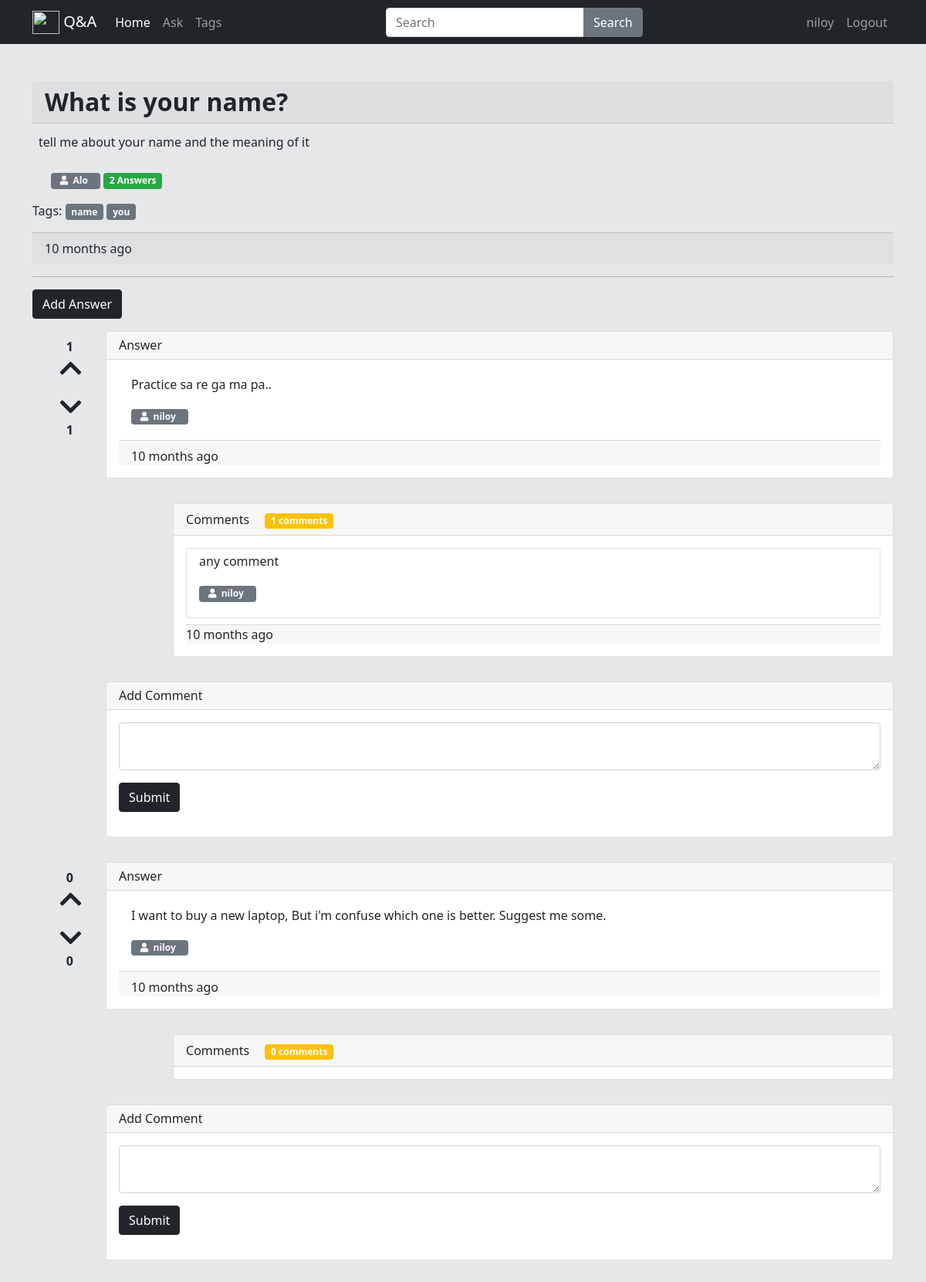
The page /detail/2 (signed in) on the database its author committed.
### athreg/models.py (models this page shows, shortened)
class Question(models.Model):
    user=models.ForeignKey(User,on_delete=models.CASCADE)
    q_title=models.CharField(max_length=300)
    detail=models.TextField()
    tags=models.TextField(default='')
    add_time=models.DateTimeField(auto_now_add=True)

class Answer(models.Model):
    question=models.ForeignKey(Question,on_delete=models.CASCADE)
    user=models.ForeignKey(User,on_delete=models.CASCADE)
    detail=models.TextField()
    add_time=models.DateTimeField(auto_now_add=True)

class Comment(models.Model):
    answer=models.ForeignKey(Answer,on_delete=models.CASCADE)
    user=models.ForeignKey(User,on_delete=models.CASCADE,related_name='comment_user')
    comment=models.TextField(default='')
    add_time=models.DateTimeField(auto_now_add=True)

### athreg/views.py (the view, shortened to what this page needs)
# urls.py: path('detail/<int:id>',views.detail,name='detail'),
@login_required(login_url='login')
def detail(request,id):
    quest=Question.objects.get(pk=id)
    tags=quest.tags.split(',')
    answers=Answer.objects.filter(question=quest).order_by('add_time')
    answerform=AnswerForm
    return render(request,'detail.html',{'quest':quest,
                                        'tags':tags,
                                        'answers':answers,
                                        'answerform':answerform
                                        })

### athreg/templates/detail.html (shortened to what this page needs)
{% extends 'base.html' %}
{% load static %}
{% load humanize %}
{% block content %}
  <div class="container-md">
    <h2 class="card-header my-top"><b>{{quest.q_title}}</b></h2>
    <p class="mt-1 p-2">{{quest.detail}}</p>
    <p>
        <span class="badge badge-secondary"><i class="fas fa-user ml-1"></i>&nbsp<a href="/otheruser/{{quest.user.username}}" class="mr-2 text-light"> {{quest.user.username}}</a></span>
        <span class="mr-2 badge badge-success">{{quest.answer_set.count}} Answers</span>
    </p>
    <p>
        Tags:
            {% for tag in tags %}
            <a href="/tag/{{tag|slugify}}"><span class="badge badge-secondary">{{tag}}</span></a>
            {% endfor %}
    </p>
    <p class="card-footer"><span class="me-4">{{quest.add_time|naturaltime}}</span></p>
    <hr>
    <div>
        <button type="button" class="btn btn-dark" onclick="show()">Add Answer</button>
    </div>
    {% for answer in answers %}
    <div class="row">
        <div class="col-1" >
            <div class="upvote mt-4" style="margin-left: 50%">
                <strong class="upvote-count-{{answer.id}}">&nbsp&nbsp{{answer.upvote_set.count}}</strong><br>
                <span class="text-dark">
                    <i  class="fa fa-chevron-up fa-2x  upvote-click" data-answer="{{answer.id}}"></i>
                </span>
            </div>
            <div class="downvote mt-3" style="margin-left: 50%">
                <span class="text-dark">
                    <i class="fa fa-chevron-down fa-2x downvote-click" data-answer="{{answer.id}}"></i>
                </span><br>
                <strong class="downvote-count-{{answer.id}}">&nbsp&nbsp{{answer.downvote_set.count}}</strong>
            </div>
        </div>
        <div class="col-11">
            <div class="card my-3 pb-0">
                <h6 class="card-header">Answer</h6>
                <div class="card-body pb-0">
                    <div class="card-body py-1 border-dark">
                        <p>
                            {{ answer.detail }}
                        </p>
                        <p>
                            <span class="badge badge-secondary"><i class="fas fa-user ml-1"></i>&nbsp<a href="/otheruser/{{answer.user.username}}" class="mr-2 text-light"> {{answer.user.username}}</a></span>
                        </p>
                    </div>
                    <p class="card-footer pb-0"><span>{{answer.add_time|naturaltime}}</span></p>
                </div>
            </div>
            <div class="row">
                <div class="col-1">
                </div>
                <div class="col-11 pb-0">
                    <div class="card my-3 pb-0">
                        <div class="card-header">Comments <span class="comment-count-{{answer.id}}"><span class="mr-2 badge badge-warning">{{answer.comment_set.count}} comments</span></span></div>
                        <div class="card-body pb-0">
                            <div class="comment-wrapper-{{answer.id}}">
                                {% for comment in answer.comment_set.all %}
                                <div class="card mb-2 pb-0">
                                    <div class="card-body py-1">
                                        <p>{{comment.comment}}</p>
                                        <p></p><span class="badge badge-secondary"><i class="fas fa-user ml-1"></i>&nbsp<a href="/otheruser/{{comment.user.username}}" class="mr-2 text-light"> {{comment.user.username}}</a></span>
                                    </div>
                                </div>
                                <p class="card-footer p-0"><span>{{comment.add_time|naturaltime}}</span></p>
                                {% endfor %}
                            </div>
                        </div>
                    </div>
                </div>
            </div>
            <div class="card my-3">
                <h6 class="card-header">Add Comment</h6>
                <div class="card-body">
                    <textarea class="form-control comment-text-{{answer.id}}"></textarea>
                    <button type="button" data-answer="{{answer.id}}" class="btn btn-dark my-3 save-comment">Submit</button>
                </div>
            </div>
        </div>
    </div>
    {% endfor %}
  </div>
{% endblock %}

### athreg/templates/base.html (shortened to what this page needs)
{% load static %}
{% load humanize %}
<!DOCTYPE html>
<html lang="en">
<head>
  <link href="https://cdn.jsdelivr.net/npm/bootstrap@5.0.0/dist/css/bootstrap.min.css" rel="stylesheet">
  <link href="https://maxcdn.bootstrapcdn.com/font-awesome/4.7.0/css/font-awesome.min.css" rel="stylesheet"/>
  <link rel="stylesheet" href="https://cdn.jsdelivr.net/npm/bootstrap@4.5.3/dist/css/bootstrap.min.css">
  <link rel="stylesheet" href="% static '/animatecss/animate.min.css' %">
  <link rel="stylesheet" href="{% static 'bootstrap.min.css' %}">
  <link rel="stylesheet" href="https://use.fontawesome.com/releases/v5.6.1/css/all.css">
</head>
<body>
  <nav class="navbar navbar-expand-lg navbar-dark bg-dark">
    <div class="container">
      <a class="navbar-brand" href="/"><img src="https://images.vexels.com/media/users/3/152347/isolated/preview/27304b9b14ce9bd8a28ca637ed92070e-blue-circle-question-mark-icon-by-vexels.png" alt="" width="35" height="30" class="d-inline-block align-text-top">
        Q&A</a>
      <div class="collapse navbar-collapse" id="navbarNav">
        <ul class="navbar-nav" >
            <li class="nav-item active ">
              <a class="nav-link" href="/">Home</a>
            </li>
            <li class="nav-item">
                <a class="nav-link" href="{% url 'ask-question' %}">Ask</a>
            </li>
            <li class="nav-item">
                <a class="nav-link" href="/tags/">Tags</a>
            </li>
        </ul>
        <form class="ms-auto" action="/">
            <div class="input-group">
              <input type="text" name="q" class="form-control" placeholder="Search" />
            <button class="btn btn-secondary" type="submit" id="button-addon2">Search</button>
          </div>
        </form>
        <ul class="navbar-nav ms-auto">
            <li class="nav-item">
              <a class="nav-link" href="/profileinfo/">{{request.user}}</a>
            </li>
            <li class="nav-item">
              <a class="nav-link" href="{% url 'logout' %}">Logout</a>
            </li>
          </ul>
      </div>
    </div>
  </nav>
  <div class="container-md py-4">
  </div>
  {% block content %}
    {% endblock %}
</body>
</html>

### athreg/templates/base.html (style rules this page uses)
body, html { margin: 0; padding: 0; height: 100%; background: #E5E7E9 !important; }
a:link { color: #0c1b2a; background-color: transparent; text-decoration: none; }

### rows shown on the page
Question: q_title "What is your name?", detail "tell me about your name and the meaning of it", user.username "Alo", answer_set.count "2", add_time "10 months ago"
Answer: upvote_set.count "1", downvote_set.count "1", detail "Practice sa re ga ma pa..", user.username "niloy", add_time "10 months ago", comment_set.count "1"
Comment: comment "any comment", user.username "niloy", add_time "10 months ago"
Answer: upvote_set.count "0", downvote_set.count "0", detail "I want to buy a new laptop, But i'm confuse which one is better. Suggest me some.", user.username "niloy", add_time "10 months ago", comment_set.count "0"

### other values the page prints
{{ request.user }} "niloy"
{{ tag }} "name" "you"
